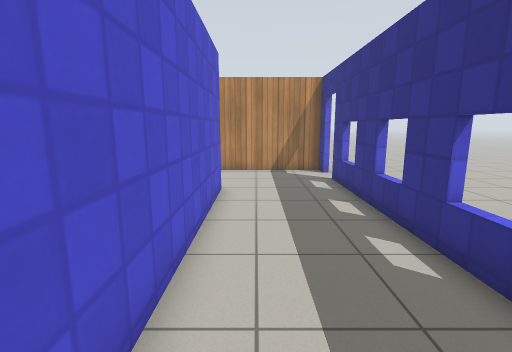
View 1 (above)

18 first-person views from a walk through a robot-simulator world made for Gazebo. The camera is 1.2 m above the floor, tilts 10° down and sees 85° across. The floor is counted in squares, 0.5 m on a side. Each view is taken from the middle of a square. On the plan, view 1 faces up. The plan holds only what a view shows up to about 18 squares ahead; the rest is blank. Simple patterns stand in for the simulator's built-in surfaces.

View 2
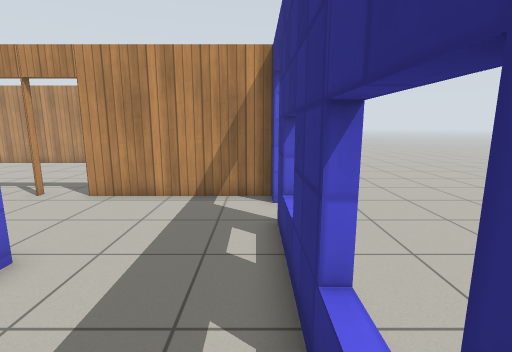

View 3
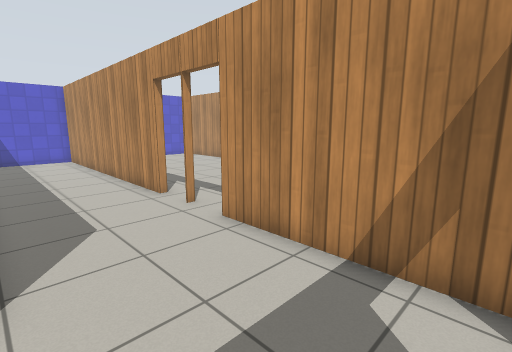

View 4
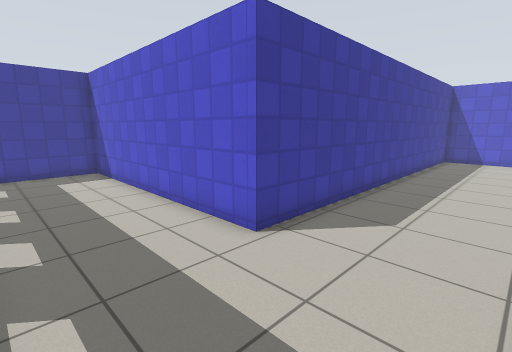

View 5
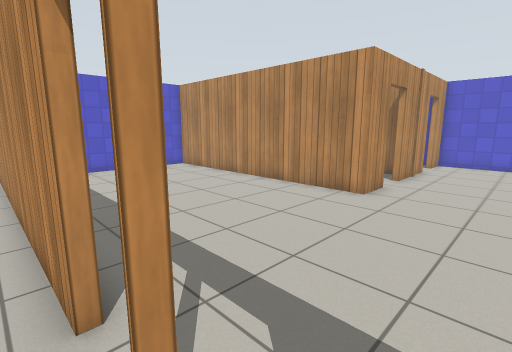

View 6
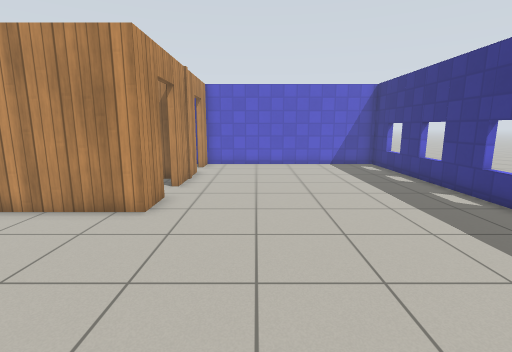

View 7
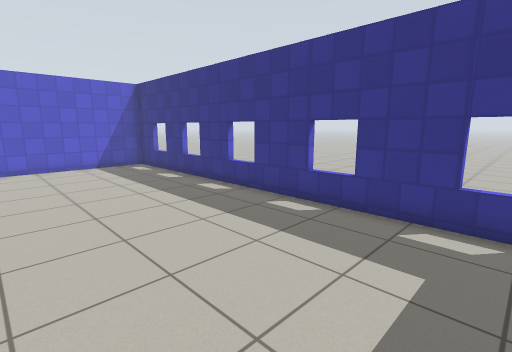

View 8
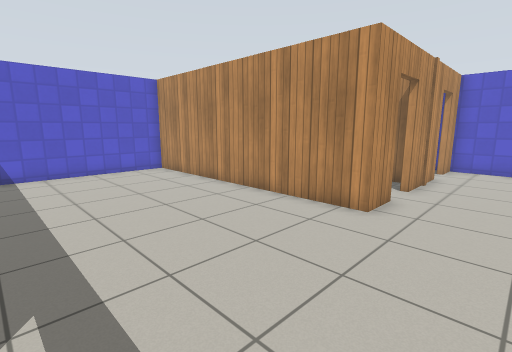

View 9
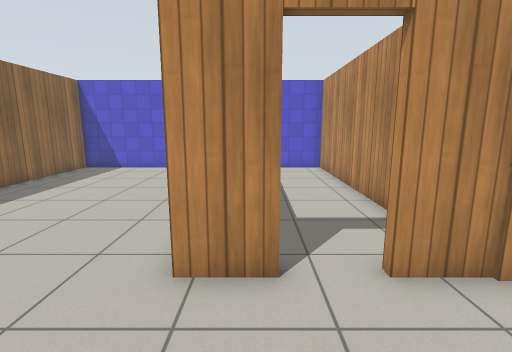

View 10
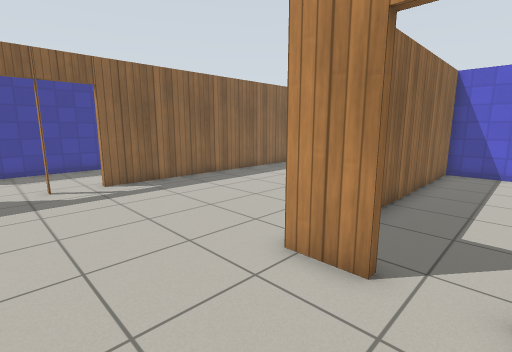

View 11
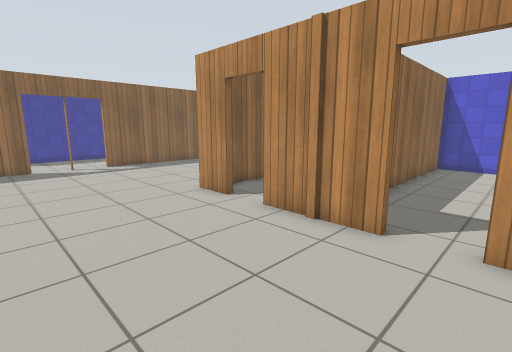

View 12
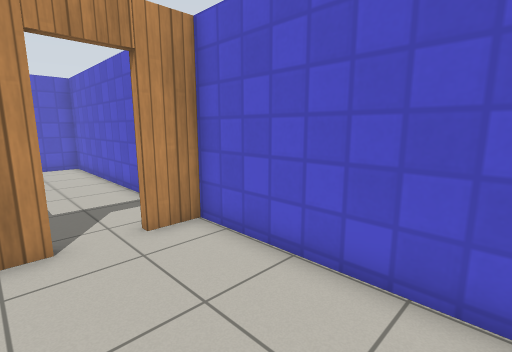

View 13
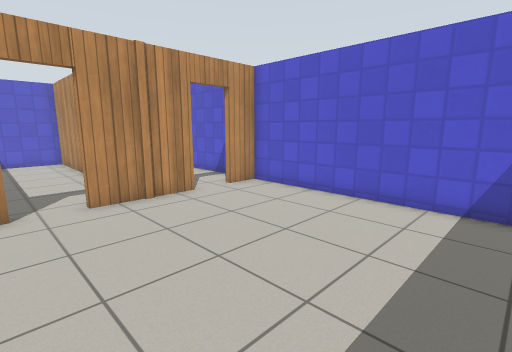

View 14
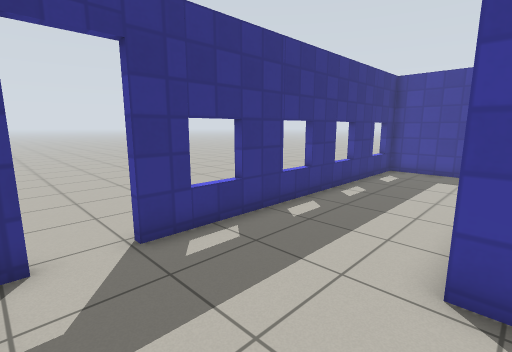

View 15
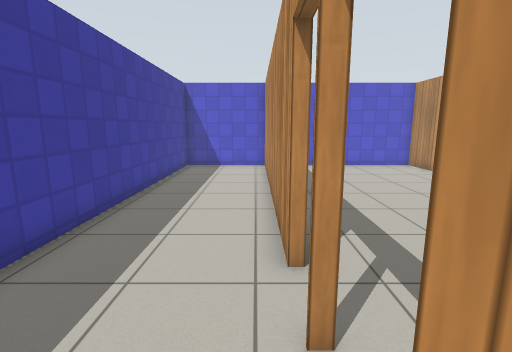

View 16
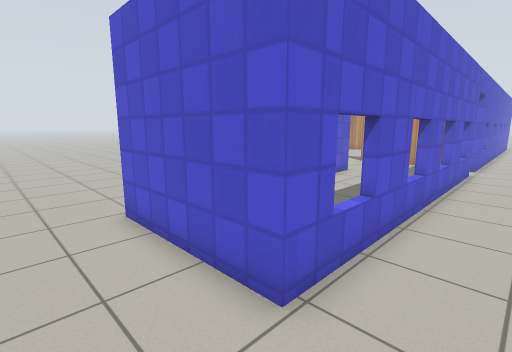

View 17
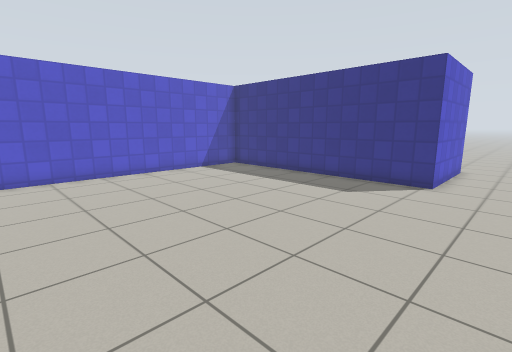

View 18
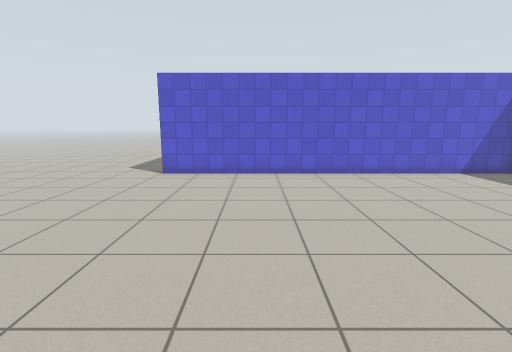

### Floor plan
Points are (right, up) in squares from view 1. A wall is a line through its corners. A room is listed if a view was taken in it or the views show most of it. See-through windows are left out.
Room 1 (views 1, 2, 3, 4, 5, 14, 15)
walls: (-6.5, 15.6) (-19.6, 15.6) (-19.6, 10.7) (-1.3, 10.7) (-1.3, -1) (3.6, -1) (3.6, 12.9); (3.6, 14.6) (3.6, 15.6) (-2.9, 15.6)
ways out: open door at (-4.5, 16) to room 2; open door at (4, 13.5) to room 3
Room 2 (views 6, 7, 8, 9, 10, 11, 12, 13)
walls: (-7.2, 26.5) (-7.2, 24.7) (-19.6, 24.7) (-19.6, 15.9) (-6.5, 15.9); (-7.2, 31.9) (-7.2, 28.1); (-2.9, 15.9) (-1.6, 15.9); (3.6, 17.1) (3.6, 35.1) (-7.2, 35.1) (-7.2, 33.5)
ways out: open door at (-4.5, 16) to room 1; open door at (-7, 27.5) to room 4; open door at (-7, 32.5) to room 5
Room 3 (views 16, 17, 18)
walls: (-1.6, 10.3) (-19.9, 10.3); (3.9, 12.9) (3.9, -1.3) (-1.6, -1.3) (-1.6, 9.8); (3.9, 19.7) (3.9, 14.6)
ways out: open door at (4, 13.5) to room 1
Room 4 (no view inside)
walls: (-10.8, 29.8) (-19.6, 29.8) (-19.6, 25) (-8.6, 25); (-7.9, 29.8) (-8.5, 29.8)
ways out: open door at (-7, 27.5) to room 2
Room 5 (no view inside)
walls: (-7.6, 35.1) (-19.6, 35.1) (-19.6, 30.1) (-12.3, 30.1)
ways out: open door at (-7, 32.5) to room 2

Positions as (right, up) in squares from view 1, and headings:
1: (0, 0), facing up
2: (3, 6), facing up
3: (3, 11), facing up-left
4: (3, 15), facing down-left
5: (-3, 15), facing up-left
6: (-4, 17), facing up
7: (-4, 17), facing up-right
8: (-4, 17), facing up-left
9: (-3, 26), facing left
10: (-3, 28), facing down-left
11: (-1, 34), facing down-left
12: (-1, 31), facing up-left
13: (2, 26), facing up-left
14: (-2, 15), facing down-right
15: (-2, 15), facing left
16: (6, -4), facing up-left
17: (-14, -4), facing up-right
18: (-15, -4), facing up
